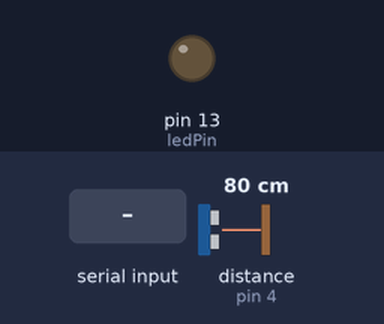
Simulated run of this sketch. Board: Arduino Uno, built with avr-gcc and run on an emulated ATmega328P. On the bench: output pins drawn as LEDs (lit = HIGH). Wiring (inferred from the names in the program): ultrasonic range finder: trigger pin 2; echo pin 4. The test bench sets the inputs (shaded band); at power-on: distance to the obstacle (sensor on pin 4) 80 cm. The echo pulse lasts 58.3 µs per cm; pins used as bus, display or sensor lines are not drawn; what the sketch prints to the serial monitor is not drawn.

Above: at 1.2 s.
1.3 s: "Obstacle detected\n" received over Serial
At 1.7 s:
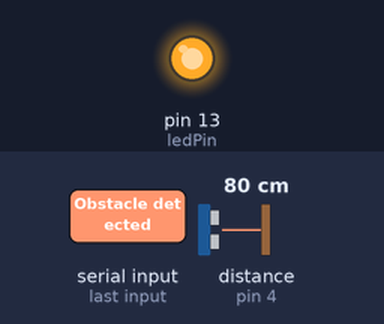
3.8 s: distance to the obstacle (sensor on pin 4) set to 9 cm
Timing chart, 0 to 6.8 s (numbered marks = the images above; inputs shaded):
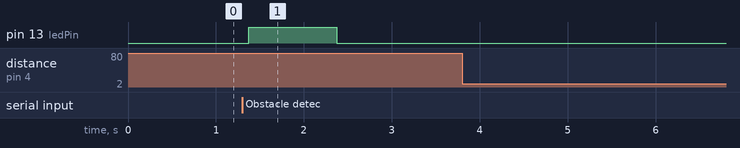

Measured:
- after the input at 1.3 s, pin 13 (ledPin): LOW → HIGH after 0.07 s, → LOW 1.0 s later
- after the input at 3.8 s, every drawn part: stays the same

The sketch:

Ultrasonic-sensor.ino
```cpp
const int trigPin = 2;
const int echoPin = 4;
const int ledPin = 13;
float duration, distance;

void setup() {
  pinMode(trigPin, OUTPUT);
  pinMode(echoPin, INPUT);
  pinMode(ledPin, OUTPUT);
  Serial.begin(9600);
}

void loop() {
  digitalWrite(ledPin, LOW);
  distance = (duration * 0.0343) / 2;

  if (Serial.available()) {
    String input = Serial.readStringUntil('\n');
    if (input == "Obstacle detected" || distance < 10) {
      digitalWrite(ledPin, HIGH);
      delay(1000);  // LED on for 1 second
      digitalWrite(ledPin, LOW);
    }
  }

  // Distance detection code (if needed)
  digitalWrite(trigPin, LOW);
  delayMicroseconds(2);
  digitalWrite(trigPin, HIGH);
  delayMicroseconds(10);
  digitalWrite(trigPin, LOW);

  duration = pulseIn(echoPin, HIGH);
  Serial.print("Distance: ");
  Serial.println(distance);
  delay(100);
}
```
